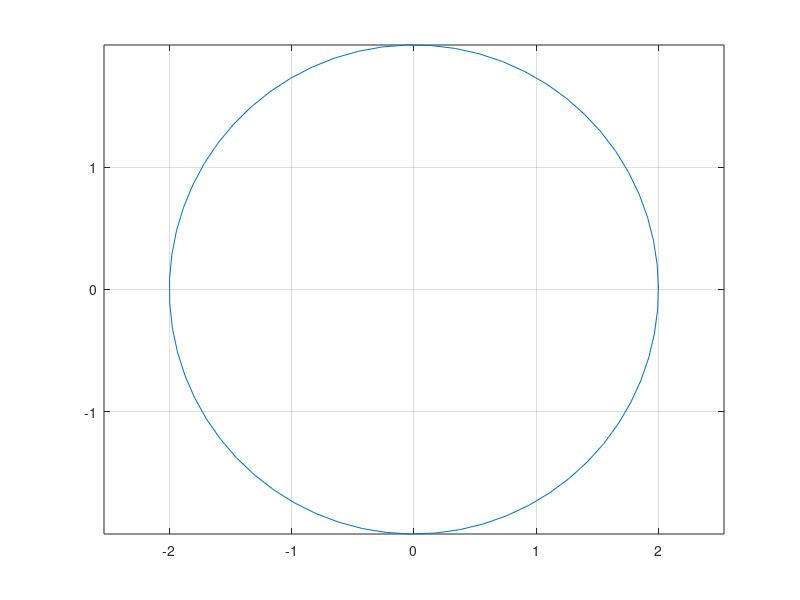

MATLAB code for this plot: (Note: this script raises an error after producing the figure.)
echo on
% FITCIRCLEDEMO Demo of the FITCIRCLE function
 
echo off
% Copyright © Eigenvector Research, Inc. 2022
% Licensee shall not re-compile, translate or convert "M-files" contained
%  in PLS_Toolbox for use with any software other than MATLAB®, without
%  written permission from Eigenvector Research, Inc.
 
echo on
 
% To run the demo hit a "return" after each pause
pause
%-------------------------------------------------
% The FITCIRCLE function fits a circle to input Mx2 data (class double)
% returning the circle center (xc) 1x2 and radius (a) scalar.
 
%Example data (exact circle)
a     = 2;                 % circle radius
t     = (0:0.1:2*pi+0.1)'; % angle radians
x     = a*cos(t);          % x-coordinates of a circle
y     = a*sin(t);          % y-coordinates of a circle
  figure, plot(x,y,'-'); grid, axis equal

%hit return to fit and plot the fitted results
 
  pause

[c,a] = fitcircle([x,y]);  %Call FITCIRCLE
  vline(c(1),'r'), hline(c(2),'r'), hold on
  plot([0 a],[0 0],'b'), title(['R = ',num2str(a)])
 
% Try a circle that is offset
 
pause
 
a     = 3.5/2;
xr    = a*x+0.5;
yr    = a*y+0.5;
  figure, plot(xr,yr,'-'); grid, axis equal
 
[xc,xa] = fitcircle([xr,yr]);  %Call FITCIRCLE
  vline(0,'k'), hline(0,'k')
  vline(xc(1),'r'), hline(xc(2),'r'), hold on
  plot([xc(1) xc(1)+xa],[xc(2) xc(2)],'b'), title(['R = ',num2str(xa)])
 
% FITCIRCLE can also be used to fit a sphere
 
pause
 
%create a unit sphere centered at 1,2,3
[xs,ys,zs]  = sphere(20);
[xc,a] = fitcircle([xs(:)+1,ys(:)+2,zs(:)+3]);
 
disp('Center'), disp(xc)
disp('and Radius'), disp(a)
 
%End of FITCIRCLEDEMO
 
echo off
